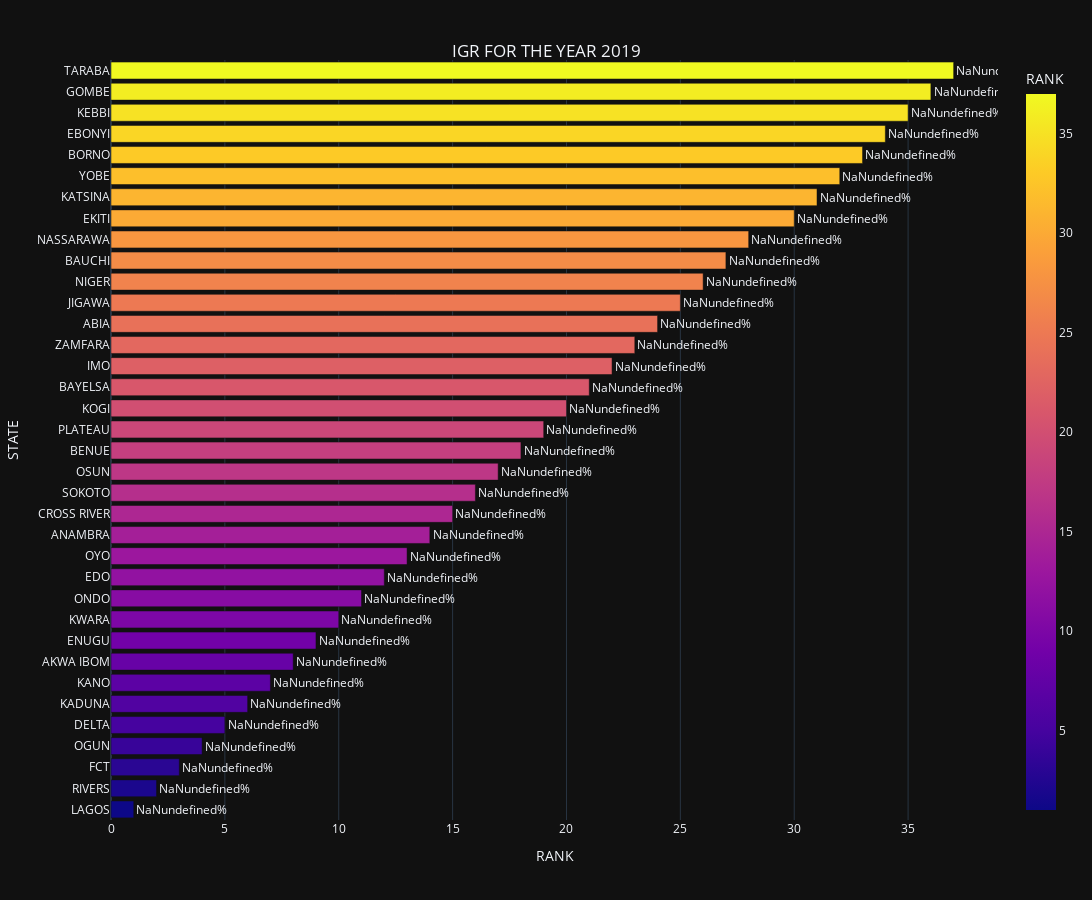

Notebook code cell kept with this figure:
### Code cell
fig = px.bar(igr_2019, y='STATE', x='RANK', orientation='h', color='RANK', text = 'TOTAL IGR')
fig.update_traces(texttemplate='%{text:.2s}%', textposition='outside')
fig.update_layout(uniformtext_minsize=8, uniformtext_mode='hide')
fig.update_layout(
    title={
        'text':"IGR FOR THE YEAR 2019",
        'y':0.95,
        'x':0.5,
        'xanchor': 'center',
        'yanchor': 'top'},template = "plotly_dark", height = 900, width = 1400)

### Figure 1 — Plotly figure (JSON) as saved in the notebook; plotly's stock layout.template omitted (floating-point values rounded to 4 significant figures)
{"data": [{"alignmentgroup": "True", "hovertemplate": "RANK=%{marker.color}<br>STATE=%{y}<br>TOTAL IGR=%{text}<extra></extra>", "legendgroup": "", "marker": {"color": [1, 2, 3, 4, 5, 6, 7, 8, 9, 10, 11, 12, 13, 14, 15, 16, 17, 18, 19, 20, 21, 22, 23, 24, 25, 26, 27, 28, 30, 31, 32, 33, 34, 35, 36, 37], "coloraxis": "coloraxis"}, "name": "", "offsetgroup": "", "orientation": "h", "showlegend": false, "text": ["398,732,246,493.38", "140,398,744,302.70", "74,564,180,835.31", "70,922,590,495.89", "64,678,796,991.57", "44,956,576,583.38", "40,593,701,332.48", "32,291,014,771.52", "31,069,466,913.00", "30,646,731,408.92", "30,135,881,918.26", "29,478,406,024.31", "26,746,460,235.93", "26,369,195,864.89", "22,597,063,882.55", "19,005,093,541.11", "17,922,394,523.43", "17,850,480,389.57", "16,480,111,593.83", "16,389,026,388.86", "16,342,762,531.98", "16,095,299,620.59", "15,416,043,399.76", "14,769,307,658.56", "12,926,658,146.29", "12,765,034,972.30", "11,696,955,884.75", "10,858,822,422.98", "8,546,875,648.24", "8,496,742,119.00", "8,444,634,099.09", "8,175,248,326.42", "7,455,294,676.59", "7,367,334,837.13", "6,803,064,814.10", "6,533,106,447.27"], "textposition": "outside", "texttemplate": "%{text:.2s}%", "type": "bar", "x": [1, 2, 3, 4, 5, 6, 7, 8, 9, 10, 11, 12, 13, 14, 15, 16, 17, 18, 19, 20, 21, 22, 23, 24, 25, 26, 27, 28, 30, 31, 32, 33, 34, 35, 36, 37], "xaxis": "x", "y": ["LAGOS", "RIVERS", "FCT", "OGUN", "DELTA", "KADUNA", "KANO", "AKWA IBOM", "ENUGU", "KWARA", "ONDO", "EDO", "OYO", "ANAMBRA", "CROSS RIVER", "SOKOTO", "OSUN", "BENUE", "PLATEAU", "KOGI", "BAYELSA", "IMO", "ZAMFARA", "ABIA", "JIGAWA", "NIGER", "BAUCHI", "NASSARAWA", "EKITI", "KATSINA", "YOBE", "BORNO", "EBONYI", "KEBBI", "GOMBE", "TARABA"], "yaxis": "y"}], "layout": {"barmode": "relative", "coloraxis": {"colorbar": {"title": {"text": "RANK"}}, "colorscale": [[0, "#0d0887"], [0.1111, "#46039f"], [0.2222, "#7201a8"], [0.3333, "#9c179e"], [0.4444, "#bd3786"], [0.5556, "#d8576b"], [0.6667, "#ed7953"], [0.7778, "#fb9f3a"], [0.8889, "#fdca26"], [1, "#f0f921"]]}, "height": 900, "legend": {"tracegroupgap": 0}, "margin": {"t": 60}, "title": {"text": "IGR FOR THE YEAR 2019", "x": 0.5, "xanchor": "center", "y": 0.95, "yanchor": "top"}, "uniformtext": {"minsize": 8, "mode": "hide"}, "width": 1400, "xaxis": {"anchor": "y", "domain": [0, 1], "title": {"text": "RANK"}}, "yaxis": {"anchor": "x", "domain": [0, 1], "title": {"text": "STATE"}}}}
